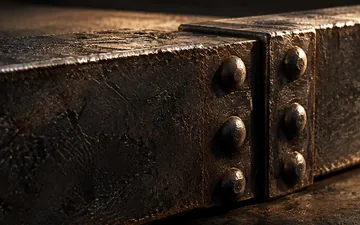
#> input picture site-src/assets/img/d-plates/d-acero-junta-thumb.webp, 360 x 225 px
$ python -i d_plates_prepare.py   (imports and definitions only)
#> lines starting #> are read from the running program, lines starting #| are printed output that depends on the picture
#!/usr/bin/env python3
"""Optimise the D material plates (GPT-Image, conditioned on the approved R4) into site-src/assets/img/d-plates.

Usage: d_plates_prepare.py SRC_DIR [DEST_DIR]. Trims letterbox bands (near-white or near-black full rows),
writes <name>.webp (wide, <=200 KB) and <name>-thumb.webp (16:10 crop, <=40 KB).
"""
import sys
from pathlib import Path
from PIL import Image

WIDE_W, THUMB = 1800, (360, 225)


def trim(im):
    g = im.convert('L')
    keep = [y for y in range(g.height) if sum(g.crop((0, y, g.width, y + 1)).getdata()) / g.width < 235]  # letterbox rows are almost white
    return im.crop((0, keep[0], im.width, keep[-1] + 1))


def save_under(im, path, limit):
    for q in range(82, 30, -4):
        im.save(path, 'WEBP', quality=q, method=6)
        if path.stat().st_size <= limit:
            return q
    raise SystemExit(f'{path} over {limit}')


def main():
    src = Path(sys.argv[1]); dest = Path(sys.argv[2] if len(sys.argv) > 2 else 'site-src/assets/img/d-plates')
    dest.mkdir(parents=True, exist_ok=True)
    for f in sorted(src.glob('d-*.png')):
        im = trim(Image.open(f).convert('RGB'))
        wide = im.resize((WIDE_W, round(im.height * WIDE_W / im.width)), Image.LANCZOS)
        q = save_under(wide, dest / (f.stem + '.webp'), 200_000)
        # thumbnail: centre 16:10 crop
        h = round(im.height); w = min(im.width, round(h * 1.6))
        if w == im.width: h = round(w / 1.6)
        l, t = (im.width - w) // 2, (im.height - h) // 2
        th = im.crop((l, t, l + w, t + h)).resize(THUMB, Image.LANCZOS)
        save_under(th, dest / (f.stem + '-thumb.webp'), 40_000)
        print(f.stem, wide.size, q)


# [2 lines not run here, left out]

>>> from PIL import Image
>>> picture = Image.open('../../site-src/assets/img/d-plates/d-acero-junta-thumb.webp')
#> picture is the input picture: PIL image 360x225 RGB; mean R, G, B 52.4, 40.3, 30.6
>>> result = trim(picture)
#> in trim, `g = im.convert('L')`:
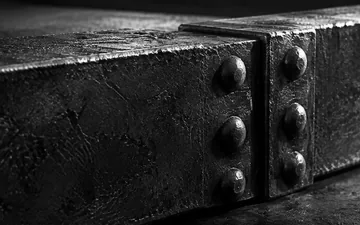
#> g: PIL image 360x225 L; min 0, max 255, mean 42.8
#> in trim, `keep = [y for y in range(g.height) if sum(g.crop((0, y, g.width, y + 1..`: keep = 225 values from 0 to 224

$ run again, on site-src/assets/img/d-plates/d-concreto-bloque-thumb.webp
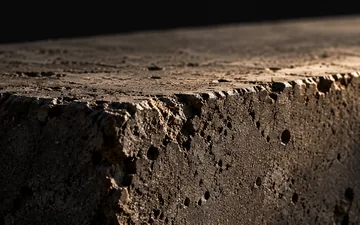
#> input picture site-src/assets/img/d-plates/d-concreto-bloque-thumb.webp, 360 x 225 px
#> picture is the input picture: PIL image 360x225 RGB; mean R, G, B 67.4, 55.6, 45.6
#> in trim, `g = im.convert('L')`:
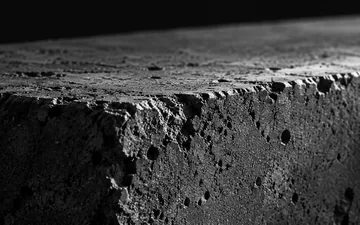
#> g: PIL image 360x225 L; min 0, max 253, mean 58
#> keep = 225 values from 0 to 224

$ run again, on site-src/assets/img/d-plates/d-concreto-bloque.webp
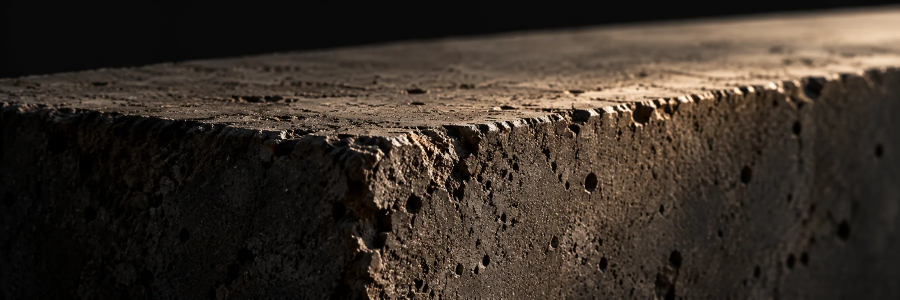
#> input picture site-src/assets/img/d-plates/d-concreto-bloque.webp, 1800 x 600 px (shown at 1/2 size)
#> picture is the input picture: PIL image 1800x600 RGB; mean R, G, B 56.9, 47.6, 39.1
#> in trim, `g = im.convert('L')`:
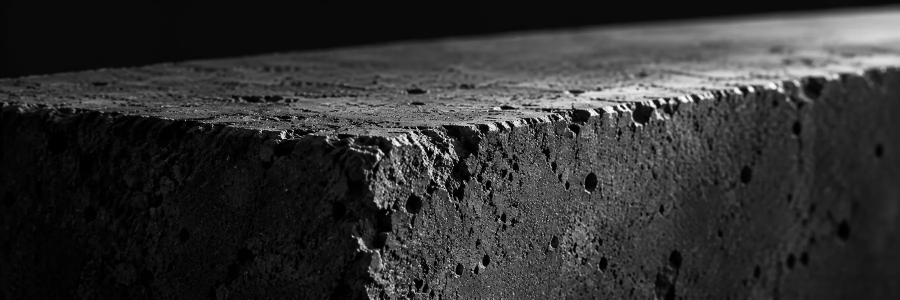
#> g: PIL image 1800x600 L (shown at 1/2 size); min 0, max 254, mean 49.3
#> keep = 600 values from 0 to 599

$ run again, on site-src/assets/img/d-plates/d-hierro-fundido-thumb.webp
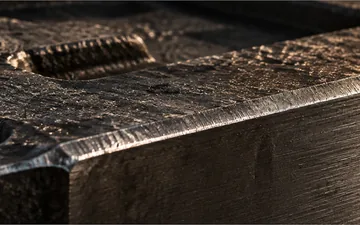
#> input picture site-src/assets/img/d-plates/d-hierro-fundido-thumb.webp, 360 x 225 px
#> picture is the input picture: PIL image 360x225 RGB; mean R, G, B 60, 51.2, 43.5
#> in trim, `g = im.convert('L')`:
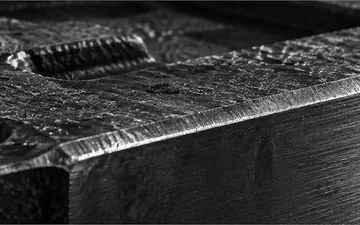
#> g: PIL image 360x225 L; min 0, max 255, mean 52.9
#> keep = 225 values from 0 to 224
